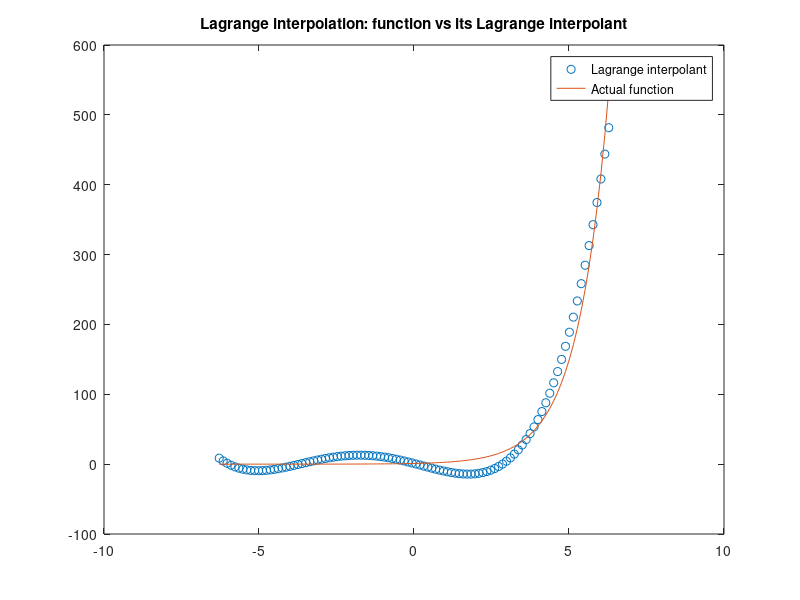
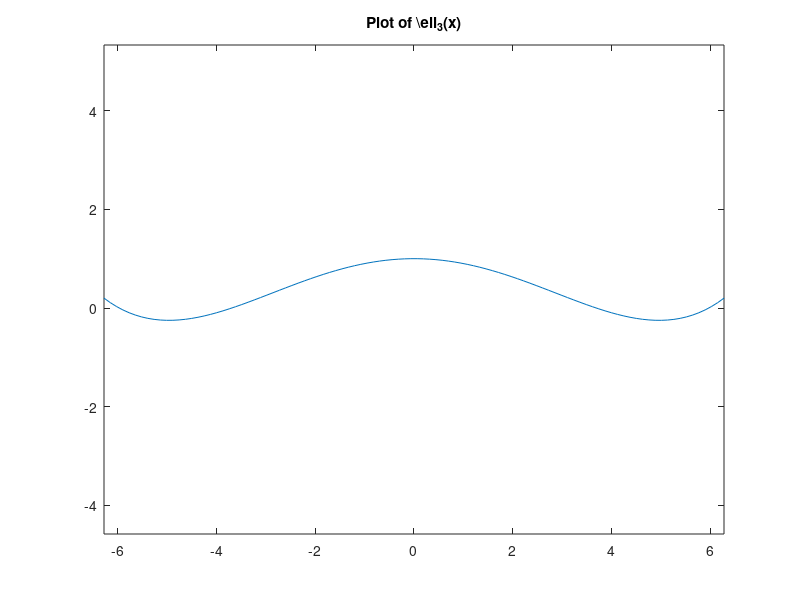
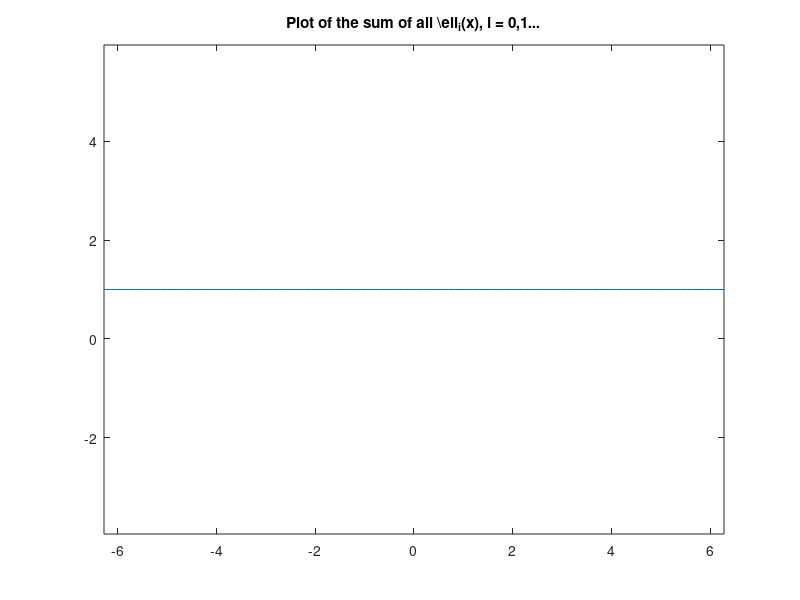

The MATLAB script that drew these images, in order:
close all
clear all
clc

format shorte

%
% Description: here I astutely craft a Lagrange interpolation at a interpolation
% sequence of the sine function. How different is it from Taylor interpolation?
%
% You're welcome to play around with this code!
%
% Think about this: if the function to interpolate wasn't the exponential, how
% more difficult this task could have got?
%

a = -2 * pi; % left extreme
b =  2 * pi; % right extreme
n = 5;   % number of interpolation points
N = 100; % number of evaluation points

f = @( x ) exp( x );

interpolation_sequence_kind = 'chebyshev'; % available: random, linspaced, chebyshev
switch interpolation_sequence_kind
  case 'random'
    z = a + rand( 1, n ) * ( b - a );
  case 'linspaced'
    z = linspace( a, b, n );
  case 'chebyshev'
    z = ( cos( ( 2 * (1:n) - 1 ) / ( 2 * n ) * pi ) ) * ( a - b ) / 2 + ( a + b ) / 2;
end

% evaluation points
x = linspace( a, b, N );

% can you spot the funny trick I've used?
Z = z(:) - z(:)';
X = x(:) - z(:)';
Lf = zeros( size( x(:) ) ); % this is going to be the evaluation of T[f](x) at the evaluation points
for i = 1 : n
  ell{ i } = prod( X( :,[ 1:i-1, i+1:end ] ) ./ Z( i,[ 1:i-1, i+1:end ] ), 2 );
  Lf = Lf + ell{ i } .* f( z( i ) );
end

figure,
plot( x, Lf, 'o', x, f( x ), '-' )
legend('Lagrange interpolant', 'Actual function')
title('Lagrange interpolation: function vs its Lagrange interpolant')

disp('Pointwise error:');
[ Lf - f( x(:) ) ]

figure,
plot( x, ell{ 3 }, '-')
title('Plot of \ell_3(x)')
axis equal

figure,
l = 0;
for i = 1 : length( ell )
  l = l + ell{ i };
end
plot( x, l, '-')
title('Plot of the sum of all \ell_i(x), i = 0,1...')
axis equal




%
